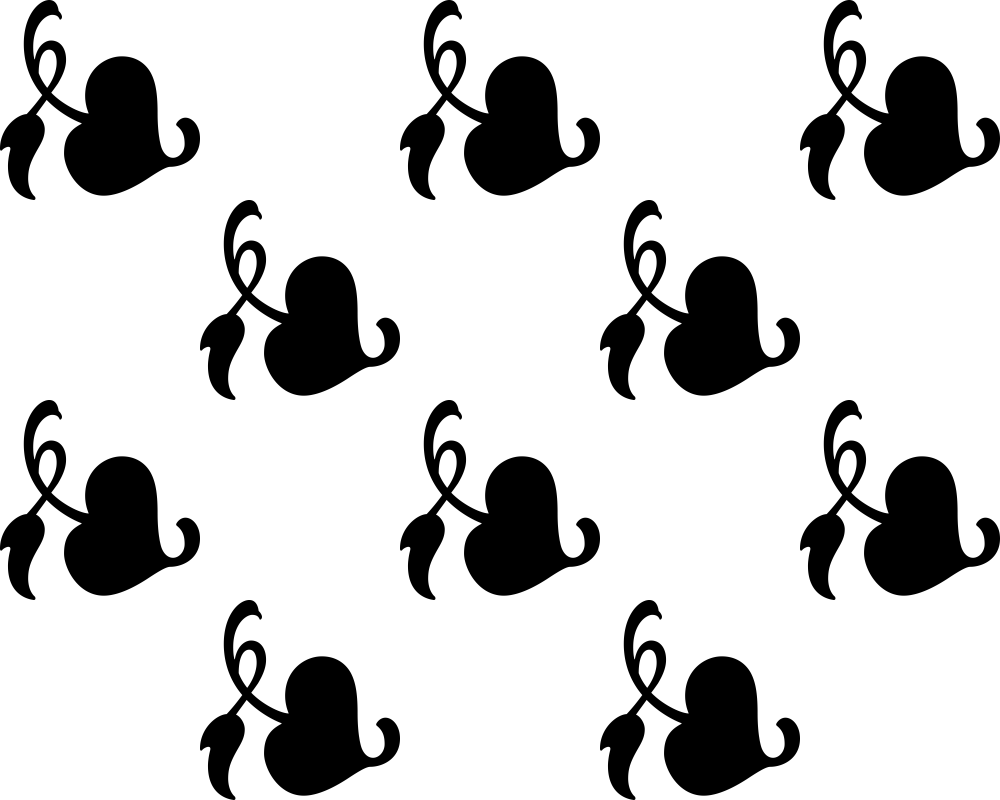
//> input picture Test/1.png, 3000 x 2400 px (shown at 1/3 size); the run also reads 1 picture not shown here
$ ./Source   (built with g++ and OpenCV 4)
//> lines starting //> are read from the running program, lines starting //| are printed output that depends on the picture; after the words box and inside, x2 and y2 are one past the last pixel; in counts of white or black regions, pixels touching at a corner belong together
#include <opencv2\highgui\highgui.hpp>
#include <opencv2\imgproc\imgproc.hpp>
#include <opencv2\opencv.hpp>
#include "HanO.h"

using namespace cv;
using namespace std;

// number of valves on 1m length
#define valve_per_length 64
// size of water curtain
#define water_width 2000
#define water_height 2000
// size of display panel
#define disp_width 700
#define disp_height 500
// input scale
#define scale_input 10

//	function
void water_curtain(Mat src, int num);

// declare
unsigned char img[disp_height][disp_width];
unsigned char tmp[disp_height][disp_width];

void main()
{
	// init array
	for (int i = 0; i < disp_height; i++)
	{
		for (int j = 0; j < disp_width; j++)
		{
			img[i][j] = tmp[i][j] = 255;
		}
	}
	//	intro
	intro(300);
//> (this line was passed over: intro is not available in this run)
	//	load image
	Mat end_img = imread("0.png");
	Mat src_1 = imread("1.png");
//> src_1 is the input picture: 2400 rows x 3000 cols, CV_8UC3; min 0, max 255, mean 205.3
	Mat src_2 = imread("2.png");
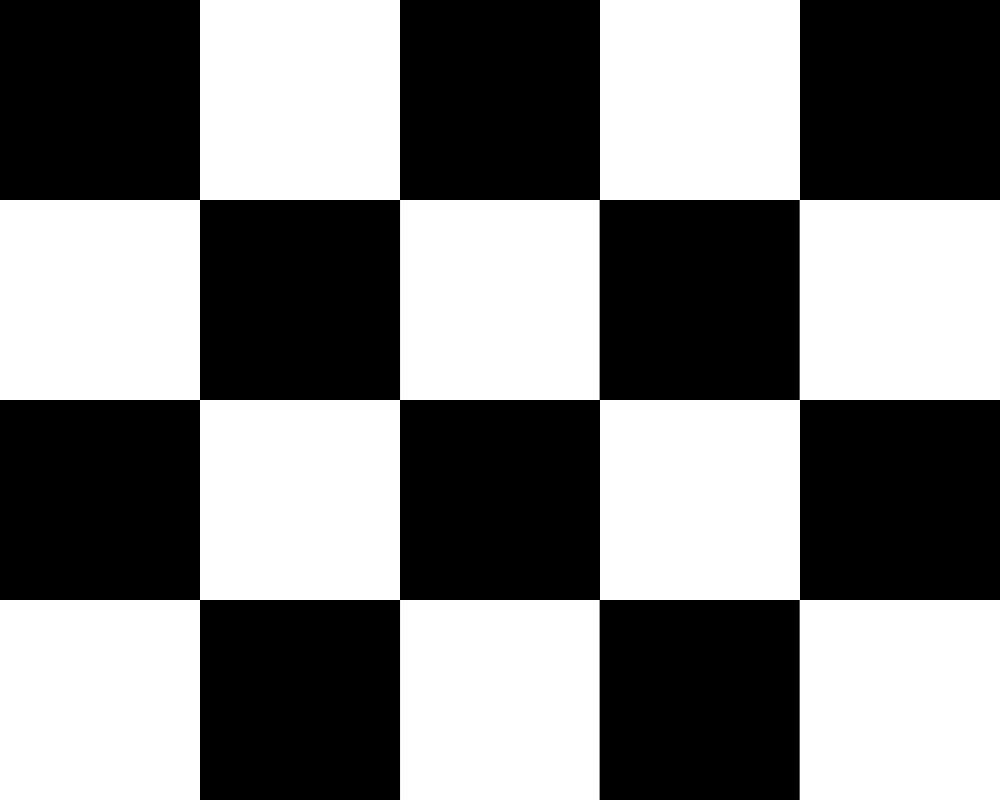
//> input picture Test/2.png, 3000 x 2400 px (shown at 1/3 size)
//> src_2 is the input picture: 2400 rows x 3000 cols, CV_8UC3; min 0, max 255, mean 127.5
	//
	water_curtain(src_1, 1);
	water_curtain(src_2, 2);
	water_curtain(end_img, 1);
	//
	waitKey();
}

void water_curtain(Mat src, int num)
{
//> called with num = 1
	//
	//	=== INIT SETUP ===
	//
	int num_line = 0;

	//
	//	=== DISPLAY INPUT IMAGE ===
	//
	Mat src1;
	cvtColor(src, src1, CV_BGR2GRAY);
	Mat src_temp;
	Size src_temp_size(src.cols / scale_input, src.rows / scale_input);
//> src_temp_size = Size(300, 240)
	resize(src, src_temp, src_temp_size);
	imshow("Input Image", src_temp);

	//
	//	=== SCALE TO VALVE RESOLUTION ===
	//
	Mat src2;
	src2.cols = round(water_width / 1000 * valve_per_length);
	src2.rows = round(water_height / 1000 * valve_per_length);
	//src2.rows = round(src1.rows * src2.cols / src1.cols);
	resize(src1, src2, src2.size());
	//imshow("Valve Image", src2);
	//cout << "src2_size = " << src2.cols << " x " << src2.rows << endl;
	//waitKey();
	//
	//	=== CONVERT TO REAL VALVE RESOLUTION ===
	//
	Mat src3_temp;
	Size src3_temp_size(src2.cols, 2 * src2.rows);
//> src3_temp_size = Size(128, 256)
	resize(src2, src3_temp, src3_temp_size);
	//imshow("real", src3_temp);
	//waikey();
	Mat src3;
	Size src3_size(2 * src3_temp.cols, src3_temp.rows);
//> src3_size = Size(256, 256)
	src3 = Mat::zeros(src3_size, CV_8UC1);
	//
	for (int i = 0; i < src3_temp.rows; i++)
	{
		for (int j = 0; j < src3_temp.cols; j++)
		{
			src3.at<uchar>(i, 2 * j + 1) = 255;
			src3.at<uchar>(i, 2 * j) = src3_temp.at<uchar>(i, j);
		}
	}
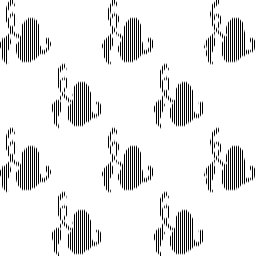
//> src3: 256 rows x 256 cols, CV_8UC1; min 0, max 255, mean 230.1
	//imshow("Real Image", src3);
	//cout << "src3_size = " << src3.cols << " x " << src3.rows << endl;
	//waitKey();
	//
	//	=== SCALE TO DIGITAL WATER CURTAIN RESOLUTION ===
	//
	Mat src4;
	Size src4_size(disp_width, disp_height);
	resize(src3, src4, src4_size);
	//imshow("Water Image", src4);
	//cout << "src4_size = " << src4.cols << " x " << src4.rows << endl;
	//waitKey();
	//
	//	=== STORE IMAGE TO ARRAY ===
	//
	for (int i = 0; i < disp_height; i++)
	{
		for (int j = 0; j < disp_width; j++)
		{
			img[i][j] = src4.at<uchar>(i, j);
		}
	}
	//
	//	=== MAIN PROCESS ===
	//
	for (int l = 0; l < num; l++)
	{
		for (int h = disp_height - 1; h >= 0; h--)
		{
			for (int i = disp_height - 1; i > 0; i--)
			{
				for (int j = 0; j < disp_width; j++)
				{
					tmp[i][j] = tmp[i - 1][j];
				}
			}
			for (int k = 0; k < disp_width; k++)
			{
				tmp[0][k] = img[h][k];
			}
			//cout << "Line:\t" << num_line << endl;
			//num_line++;
			Mat dst(disp_height, disp_width, CV_8UC1, tmp);
			imshow("Digital Waterfall Curtain", dst);
			waitKey(1);
		}
	}
//> call 2 of water_curtain, with num = 2
//> in water_curtain (call 2), `resize(src, src_temp, src_temp_size);`:
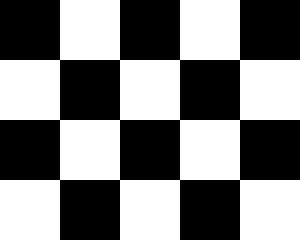
//> src_temp: 240 rows x 300 cols, CV_8UC3; 50% white; 1 white region, box (x1, y1, x2, y2) and area: (0, 0, 300, 240) 36000
//> in water_curtain (call 2), `resize(src1, src2, src2.size());`:
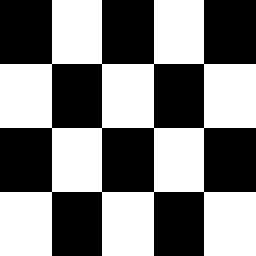
//> src2: 128 rows x 128 cols, CV_8UC1 (shown 2 times larger); 50% white; 1 white region, box (x1, y1, x2, y2) and area: (0, 0, 128, 128) 8192
//> in water_curtain (call 2), `resize(src2, src3_temp, src3_temp_size);`:
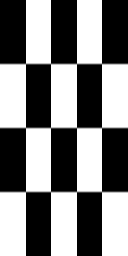
//> src3_temp: 256 rows x 128 cols, CV_8UC1; min 0, max 255, mean 127.5
//> after the loop in water_curtain (call 2), `for (int i = 0; i < src3_temp.rows; i++)`:
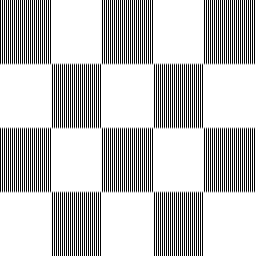
//> src3: 256 rows x 256 cols, CV_8UC1; min 0, max 255, mean 191.2
//> in water_curtain (call 2), `resize(src3, src4, src4_size);`:
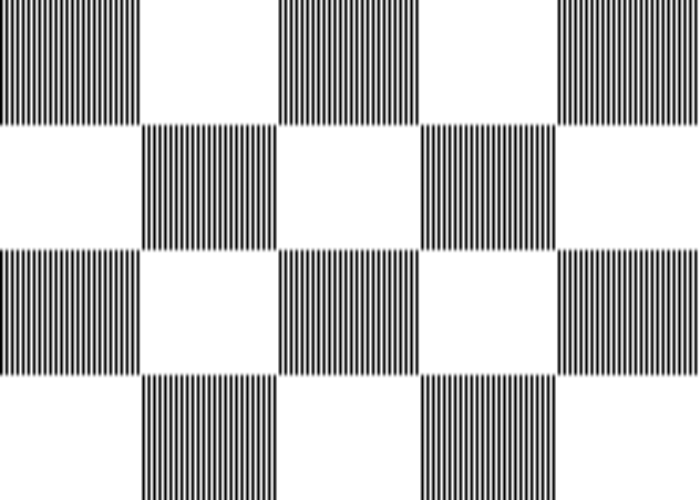
//> src4: 500 rows x 700 cols, CV_8UC1; min 0, max 255, mean 191.2
//> in water_curtain (call 3), `cvtColor(src, src1, CV_BGR2GRAY);`: src1: 2400 rows x 3000 cols, CV_8UC1; every value is 255
//> in water_curtain (call 3), `resize(src, src_temp, src_temp_size);`: src_temp: 240 rows x 300 cols, CV_8UC3; every value is 255
//> in water_curtain (call 3), `resize(src1, src2, src2.size());`: src2: 128 rows x 128 cols, CV_8UC1; every value is 255
//> in water_curtain (call 3), `resize(src2, src3_temp, src3_temp_size);`: src3_temp: 256 rows x 128 cols, CV_8UC1; every value is 255
//> after the loop in water_curtain (call 3), `for (int i = 0; i < src3_temp.rows; i++)`: src3: 256 rows x 256 cols, CV_8UC1; every value is 255
//> in water_curtain (call 3), `resize(src3, src4, src4_size);`: src4: 500 rows x 700 cols, CV_8UC1; every value is 255
}
